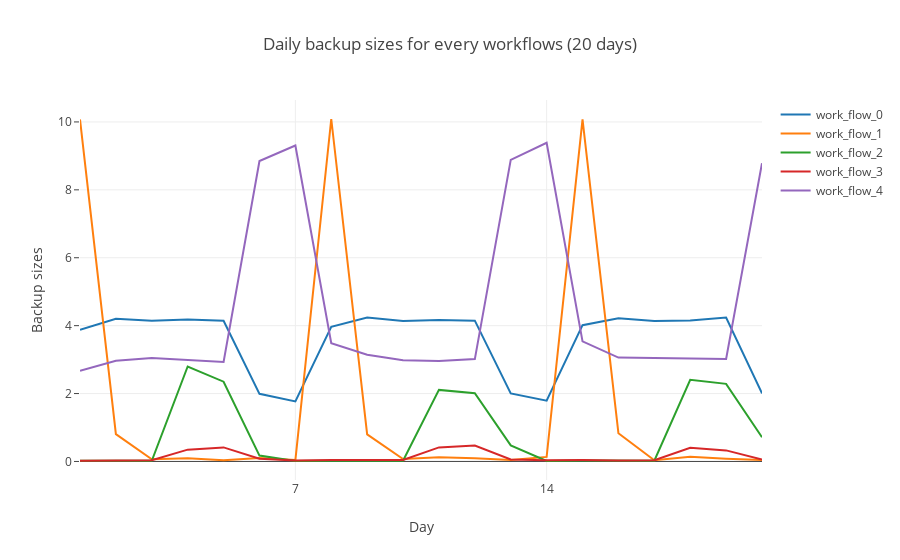
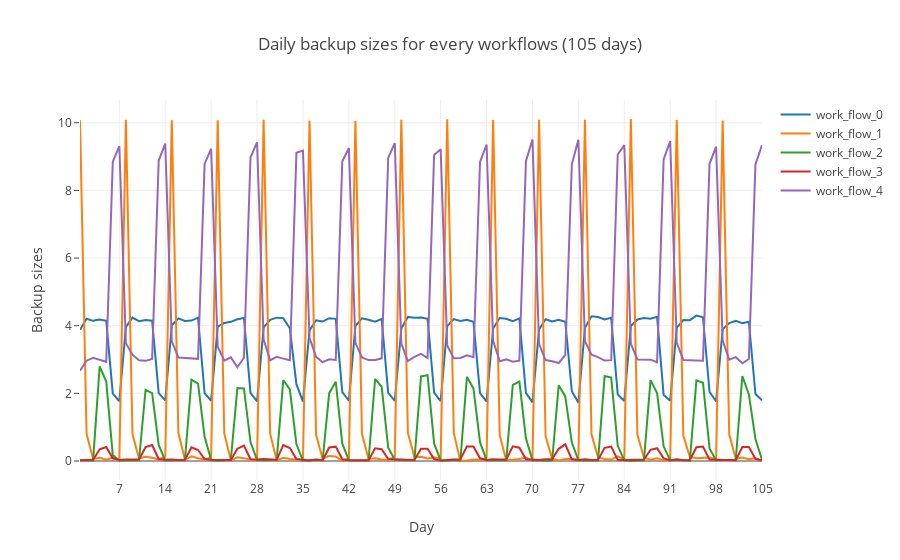

Write notebook code for charts like these, in order.
### Code cell
draw_lines(sizes, 20, 'Daily backup sizes for every workflows (20 days)')
draw_lines(sizes, 105, 'Daily backup sizes for every workflows (105 days)')
